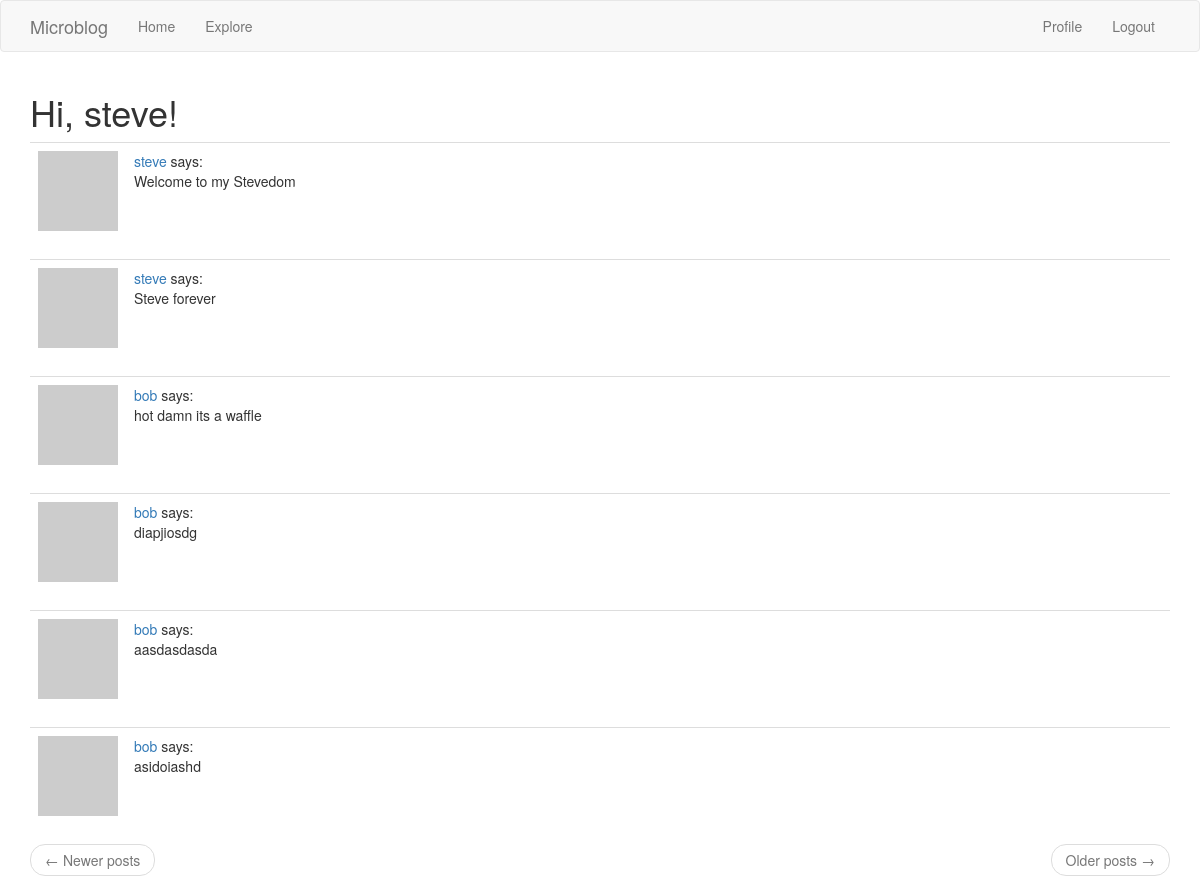
Screenshot of /explore (signed in) with the database file from the repository.
### app/models.py (models this page shows, shortened)
class User(UserMixin, db.Model):
    id = db.Column(db.Integer, primary_key=True)
    username = db.Column(db.String(64), index=True, unique=True)
    email = db.Column(db.String(120), index=True, unique=True)
    password_hash = db.Column(db.String(128))
    posts = db.relationship('Post', backref='author', lazy='dynamic')
    about_me = db.Column(db.String(140))
    last_seen = db.Column(db.DateTime, default=datetime.utcnow)
    followed = db.relationship(
        'User', secondary=followers,
        primaryjoin=(followers.c.follower_id == id),
        secondaryjoin=(followers.c.followed_id == id),
        backref=db.backref('followers', lazy='dynamic'), lazy='dynamic')
    def avatar(self, size):
        digest = md5(self.email.lower().encode('utf-8')).hexdigest()
        return 'https://www.gravatar.com/avatar/{}?d=identicon&s={}'.format(
            digest, size)

class Post(db.Model):
    id = db.Column(db.Integer, primary_key=True)
    body = db.Column(db.String(140))
    timestamp = db.Column(db.DateTime, index=True, default=datetime.utcnow)
    user_id = db.Column(db.Integer, db.ForeignKey('user.id'))

### app/routes.py (the view)
@app.route('/explore')
@login_required
def explore():
    page = request.args.get('page', 1, type=int)
    posts = Post.query.order_by(Post.timestamp.desc()).paginate(
        page, app.config['POSTS_PER_PAGE'], False)
    next_url = url_for('explore', page=posts.next_num) if posts.has_next else None
    prev_url = url_for('explore', page=posts.prev_num) if posts.has_prev else None
    return render_template('index.html', title='Explore', posts=posts.items,
                            next_url=next_url, prev_url=prev_url)

### app/models.py (called while the page is built)
@login.user_loader
def load_user(id):
    return User.query.get(int(id))

### app/routes.py (called while the page is built)
@app.before_request
def before_request():
    if current_user.is_authenticated:
        current_user.last_seen = datetime.utcnow()
        db.session.commit()

### app/templates/index.html (shortened to what this page needs)
{% extends "base.html" %}
{% import 'bootstrap/wtf.html' as wtf %}
{% block app_content %}
    <h1>Hi, {{ current_user.username}}!</h1>
    {% for post in posts %}
        {% include '_post.html' %}
    {% endfor %}
    <nav aria-label="...">
        <ul class="pager">
            <li class="previous{% if not prev_url %} disabled{% endif %}">
                <a href="{{ next_url or '#' }}">
                    <span aria-hidden="true">&larr;</span> Newer posts
                </a>
            </li>
            <li class="next{% if not next_url %} disabled{% endif %}">
                <a href="{{ next_url or '#' }}">
                    Older posts <span aria-hidden="true">&rarr;</span>
                </a>
            </li>
        </ul>
    </nav>
{% endblock %}

### app/templates/_post.html (shortened to what this page needs)
<table class="table table-hover">
    <tr>
        <td width="70px">
            <a href="{{ url_for('user', username=post.author.username) }} ">
                <img src="{{ post.author.avatar(70) }}"></td>
        <td>
            <a her="{{ url_for('user', username=post.author.username) }}">
                {{ post.author.username }}
            </a>
            says:
            <br>
            {{ post.body }}
        </td>
    </tr>
</table>

### rows the page displays
User: username "steve"
Post: author.username "steve", body "Welcome to my Stevedom"
Post: author.username "steve", body "Steve forever"
Post: author.username "bob", body "hot damn its a waffle"
Post: author.username "bob", body "diapjiosdg"
Post: author.username "bob", body "aasdasdasda"
Post: author.username "bob", body "asidoiashd"
